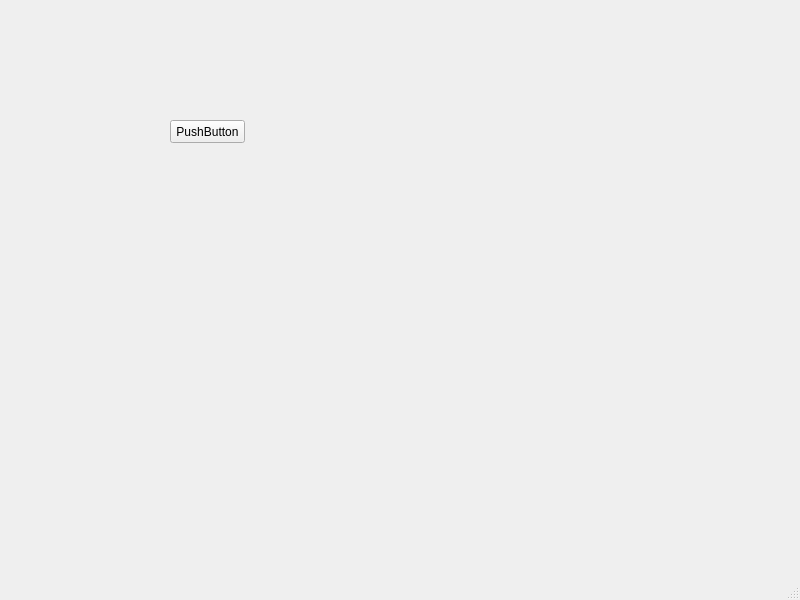
<?xml version="1.0" encoding="UTF-8"?>
<ui version="4.0">
 <class>MainWindow</class>
 <widget class="QMainWindow" name="MainWindow">
  <property name="geometry">
   <rect>
    <x>0</x>
    <y>0</y>
    <width>800</width>
    <height>600</height>
   </rect>
  </property>
  <property name="windowTitle">
   <string>MainWindow</string>
  </property>
  <widget class="QWidget" name="centralwidget">
   <widget class="QPushButton" name="pushButton">
    <property name="geometry">
     <rect>
      <x>170</x>
      <y>120</y>
      <width>75</width>
      <height>23</height>
     </rect>
    </property>
    <property name="text">
     <string>PushButton</string>
    </property>
   </widget>
  </widget>
  <widget class="QMenuBar" name="menubar">
   <property name="geometry">
    <rect>
     <x>0</x>
     <y>0</y>
     <width>800</width>
     <height>21</height>
    </rect>
   </property>
  </widget>
  <widget class="QStatusBar" name="statusbar"/>
 </widget>
 <resources/>
 <connections/>
</ui>
